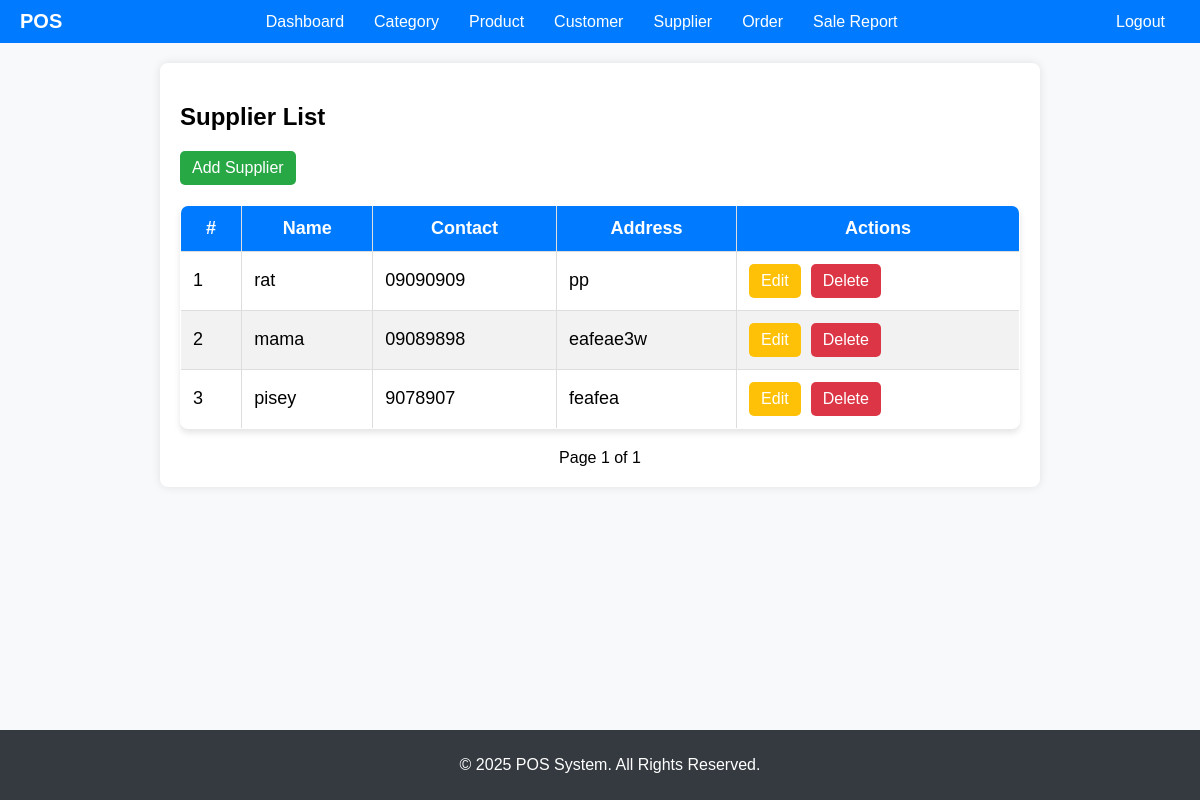
Page /suppliers/ on the earlier database version.
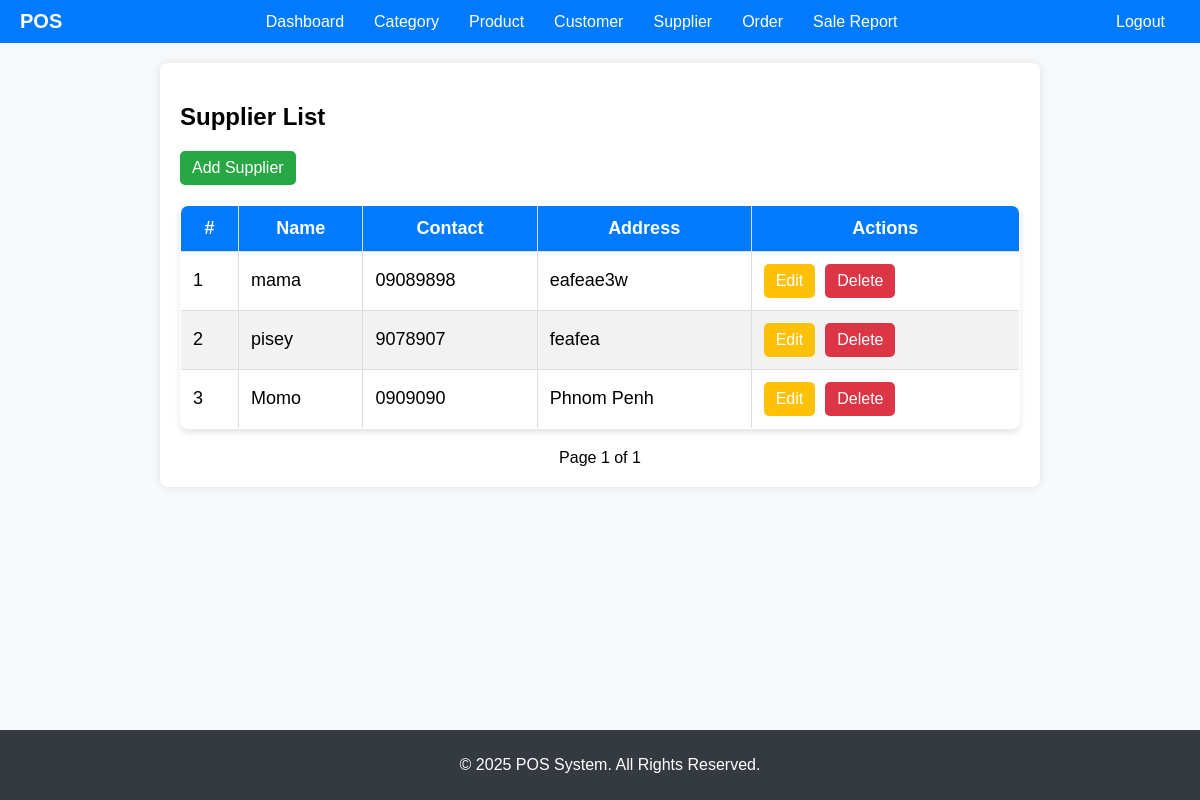
Same page on the later database version.
### suppliers/models.py (models this page shows, shortened)
class Supplier(models.Model):
    name = models.CharField(max_length=200)
    contact = models.CharField(max_length=100)
    address = models.TextField(blank=True, null=True)
    created_at = models.DateTimeField(auto_now_add=True)

### suppliers/views.py (the view)
# urls.py: path("suppliers/", supplier_list, name="supplier_list"),
def supplier_list(request):
    supplier_list = Supplier.objects.all()
    paginator = Paginator(supplier_list, 15)  # Display 15 suppliers per page
    page_number = request.GET.get('page')
    suppliers = paginator.get_page(page_number)
    return render(request, "supplier_list.html", {"suppliers": suppliers})

### suppliers/templates/supplier_list.html (shortened to what this page needs)
{% extends "base.html" %}
{% load static %}
{% block content %}
    <h2>Supplier List</h2>
    <a href="{% url 'supplier_add' %}" class="btn btn-success">Add Supplier</a>
    <table class="styled-table">
        <thead>
            <tr>
                <th>#</th>
                <th>Name</th>
                <th>Contact</th>
                <th>Address</th>
                <th>Actions</th>
            </tr>
        </thead>
        <tbody>
            {% for supplier in suppliers %}
            <tr>
                <td>{{ forloop.counter }}</td>
                <td>{{ supplier.name }}</td>
                <td>{{ supplier.contact }}</td>
                <td>{{ supplier.address }}</td>
                <td>
                    <a href="{% url 'supplier_edit' supplier.id %}" class="btn btn-warning">Edit</a>
                    <a href="{% url 'supplier_delete' supplier.id %}" class="btn btn-danger">Delete</a>
                </td>
            </tr>
            {% empty %}
            <tr>
                <td colspan="5" style="text-align: center;">No suppliers found.</td>
            </tr>
            {% endfor %}
        </tbody>
    </table>
    <div class="pagination">
        <span>Page {{ suppliers.number }} of {{ suppliers.paginator.num_pages }}</span>
    </div>
{% endblock %}

Differences in the rows shown:
removed Supplier: name "rat", contact "09090909", address "pp"
added Supplier: name "Momo", contact "0909090", address "Phnom Penh"
